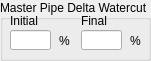
     <widget class="QGroupBox" name="groupBox_30">
      <property name="geometry">
       <rect>
        <x>170</x>
        <y>460</y>
        <width>151</width>
        <height>61</height>
       </rect>
      </property>
      <property name="title">
       <string>Master Pipe Delta Watercut</string>
      </property>
      <widget class="QLineEdit" name="lineEdit_77">
       <property name="geometry">
        <rect>
         <x>10</x>
         <y>30</y>
         <width>41</width>
         <height>20</height>
        </rect>
       </property>
       <property name="font">
        <font>
         <pointsize>10</pointsize>
         <weight>75</weight>
         <bold>true</bold>
         <strikeout>false</strikeout>
        </font>
       </property>
       <property name="alignment">
        <set>Qt::AlignCenter</set>
       </property>
      </widget>
      <widget class="QLabel" name="label_75">
       <property name="geometry">
        <rect>
         <x>59</x>
         <y>30</y>
         <width>16</width>
         <height>21</height>
        </rect>
       </property>
       <property name="text">
        <string>%</string>
       </property>
      </widget>
      <widget class="QLabel" name="label_76">
       <property name="geometry">
        <rect>
         <x>10</x>
         <y>10</y>
         <width>41</width>
         <height>21</height>
        </rect>
       </property>
       <property name="text">
        <string>Initial</string>
       </property>
      </widget>
      <widget class="QLineEdit" name="lineEdit_78">
       <property name="geometry">
        <rect>
         <x>81</x>
         <y>30</y>
         <width>41</width>
         <height>20</height>
        </rect>
       </property>
       <property name="font">
        <font>
         <pointsize>10</pointsize>
         <weight>75</weight>
         <bold>true</bold>
         <strikeout>false</strikeout>
        </font>
       </property>
       <property name="alignment">
        <set>Qt::AlignCenter</set>
       </property>
      </widget>
      <widget class="QLabel" name="label_77">
       <property name="geometry">
        <rect>
         <x>81</x>
         <y>10</y>
         <width>31</width>
         <height>21</height>
        </rect>
       </property>
       <property name="text">
        <string>Final</string>
       </property>
      </widget>
      <widget class="QLabel" name="label_78">
       <property name="geometry">
        <rect>
         <x>130</x>
         <y>30</y>
         <width>16</width>
         <height>21</height>
        </rect>
       </property>
       <property name="text">
        <string>%</string>
       </property>
      </widget>
     </widget>
